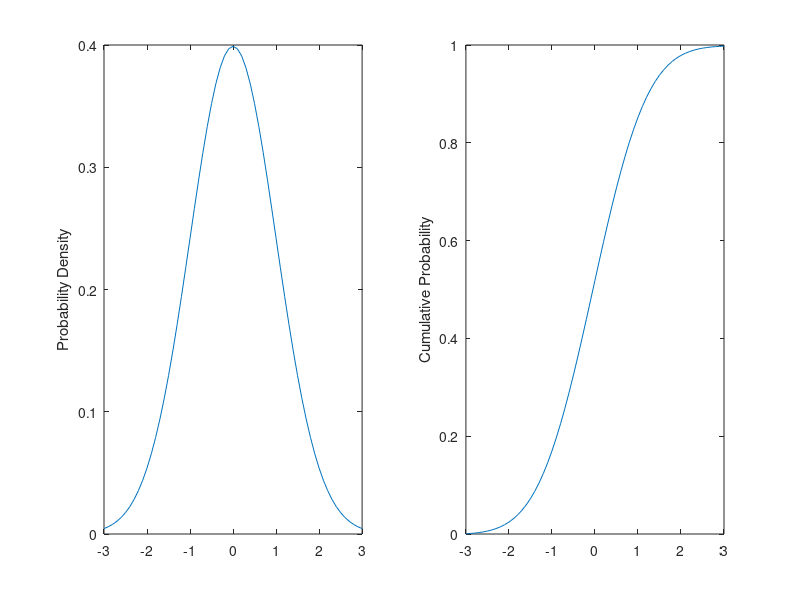

This figure's MATLAB source:
function [G,x,C] = GaussianPDF(x,mu,sigma)%GaussianPDF -		Return a 1-D Gaussian probability density function (PDF)%% usage: [G,x,C] = GaussianPDF(x,mu,sigma)% demo: type GaussianPDF%% inputs:%	sigma = standard deviation (default = 1)%	mu = mean (default = 0)%	x = vector of values for which the PDF is to be evaluated%% outputs:%	G = the pdf%	x = vector of values for which the PDF is to be evaluated%   C = cumulative distribution%% LNT 22-Jan-08.  Evidently this program was created 2/26/03 without% knowledge of Matlab's normpdf and normcdf which do the same calculations.if nargin< 3, sigma = 1; endif nargin< 2, mu = 0; endif nargin< 1, x = [-3:0.1:3]; endG = (1.0./(sigma.*sqrt(2*pi))).*exp((-(x-mu).^2)./(2.*sigma.^2));C = cumsum(G).*(x(2)-x(1));if nargin< 1	figure; subplot(1,2,1); plot(x,G)	ylabel('Probability Density')	subplot(1,2,2); plot(x,C)	ylabel('Cumulative Probability')end